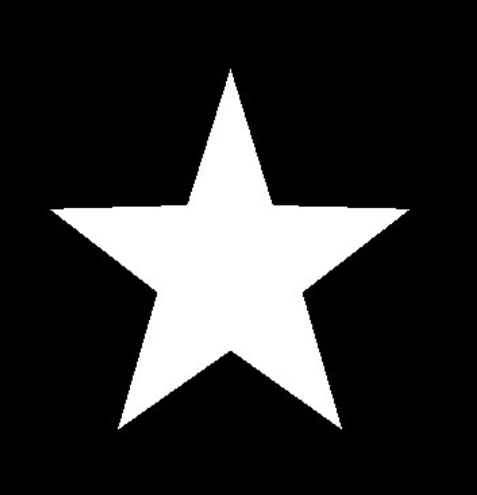
#> input picture 12.jpg, 477 x 495 px
$ python test.py
#> lines starting #> are read from the running program, lines starting #| are printed output that depends on the picture; after the words box and inside, x2 and y2 are one past the last pixel; in counts of white or black regions, pixels touching at a corner belong together; long printed decimals are rounded
import cv2
import numpy as np

rgb1 = cv2.imread('12.jpg')
#> rgb1 is the input picture: shape (495, 477, 3); min 0, max 255, mean 47.8
rgb2 = cv2.imread('12.jpg')
rgb3 = cv2.imread('12.jpg')

img = cv2.imread('12.jpg',0)
#> img: shape (495, 477); min 0, max 255, mean 47.8
ret,binary = cv2.threshold(img,100,255,cv2.THRESH_BINARY)
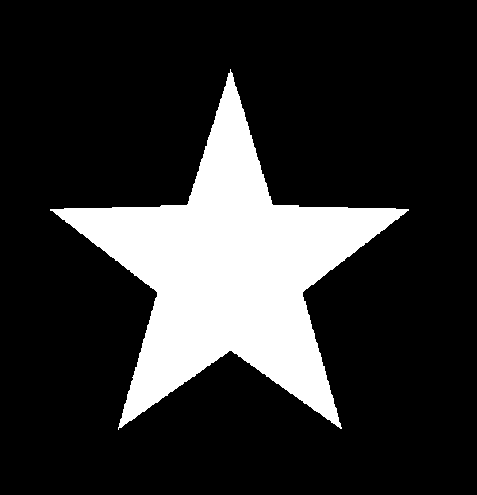
#> binary: shape (495, 477); 18.8% white; 1 white region
contours,layer_num = cv2.findContours(binary,cv2.RETR_LIST,cv2.CHAIN_APPROX_SIMPLE)
#> contours = 1 contour; box (x1, y1, x2, y2) and area: (50, 69, 409, 430) 43730; layer_num = [[-1, -1, -1, -1]]
#面积1
area1 = cv2.contourArea(contours[0])
#> area1 = 43730
#面积2
_,labels,stats,centroids = cv2.connectedComponentsWithStats(binary)
#> labels: shape (495, 477) int32; values 0 (black) and 1 (white), 18.8% white; 1 white region, box (x1, y1, x2, y2) and area: (50, 69, 409, 430) 44372
#> stats = [[0, 0, 477, 495, 191743], [50, 69, 359, 361, 44372]]; centroids = [[240, 241.7], [229.4, 270.1]]
area2 = stats[1][4]
#> area2 = 44372

#周长
length = cv2.arcLength(contours[0],True)
#> length = 1475.9

#得到外接矩形的左上角点坐标和长宽
x,y,w,h = cv2.boundingRect(contours[0])
#> x = 50; y = 69; w = 359; h = 361

#外接矩形
rect = cv2.rectangle(rgb1,(stats[1][0],stats[1][1]),(stats[1][0]+stats[1][2],stats[1][1]+stats[1][3]),(0,0,255),2)
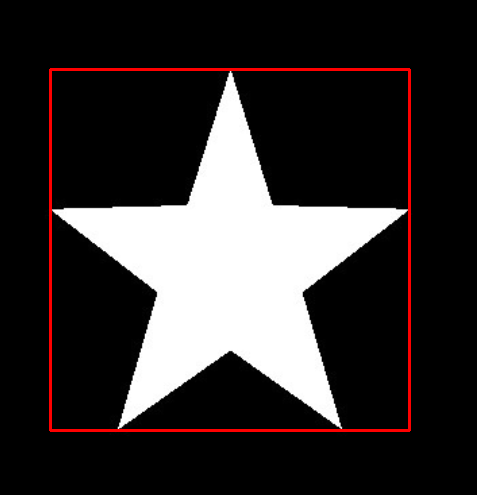
#> rect: shape (495, 477, 3); mean B, G, R 47.7, 47.7, 52.4
rect_area = w*h
#> rect_area = 129599

#最小外接矩形
min_rect = cv2.minAreaRect(contours[0])#返回的是一个元组，第一个元素是左上角点坐标组成的元组，第二个元素是矩形宽高组成的元组，第三个是旋转的角度
#> min_rect = ((237.3, 286), (364, 351.5), -37.87)
# print(min_rect)((530.0443725585938, 113.73445892333984), (40.497230529785156, 137.21890258789062), -86.68222045898438)

#获得最小外接矩形的四个角点坐标
box = cv2.boxPoints(min_rect)#返回的是一个numpy矩阵
#> box = [[201.6, 536.4], [-14.25, 259], [273.1, 35.51], [488.9, 313]]
min_rect_area = cv2.contourArea(box)
#> min_rect_area = 127947.7

#绘制最小外接矩形，通过多边形绘制的方法进行绘制
box = np.int0(box)#将其转换为整数，否则会报错
#> box = [[201, 536], [-14, 258], [273, 35], [488, 312]]
min_rect_img = cv2.polylines(rgb2,[box],True,(0,255,0),2)
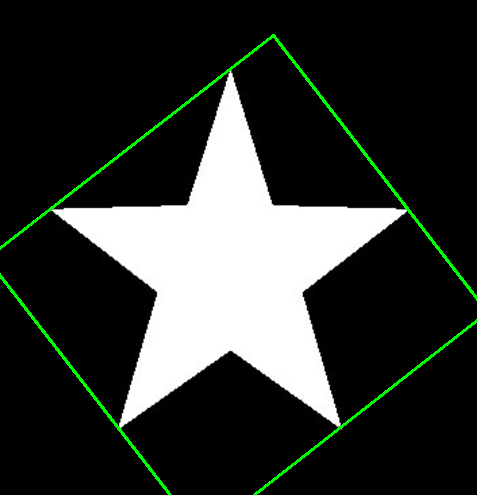
#> min_rect_img: shape (495, 477, 3); mean B, G, R 47.7, 51.9, 47.7

#细长度
min_rect_h = min_rect[1][0]
#> min_rect_h = 364
min_rect_w = min_rect[1][1]
#> min_rect_w = 351.5
e = min_rect_h / min_rect_w
#> e = 1.04

#区域占空比（轮廓区域面积除以最小外接矩形面积）
ee = area1 / min_rect_area
#> ee = 0.342

#质心
centroid = centroids[0]
#> centroid = [240, 241.7]

text1 = 'height:'+ str(int(min_rect[1][0]))
#> text1 = 'height:363'
text2 = "width:" + str(int(min_rect[1][1]))
#> text2 = 'width:351'
cv2.putText(rgb1,text1, (10, 30), 3, 0.5, (0, 255, 0), 1, cv2.LINE_AA, 0)
cv2.putText(rgb1,text2, (10, 60), 3, 0.5, (0, 255, 0), 1, cv2.LINE_AA, 0)
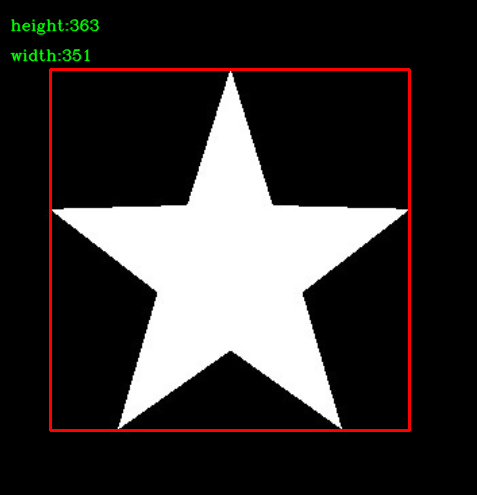
#> rgb1: shape (495, 477, 3); mean B, G, R 47.7, 48.5, 52.4
cv2.imshow('rect',rect)
cv2.imshow('min_rect',min_rect_img)
cv2.imshow('rgb',rgb3)
cv2.waitKey(0)

print(area1)
#| 43730.0
print(area2)
#| 44372
print(rect_area)
#| 129599
print(length)
#| 1475.852
print(min_rect_area)
#| 127947.702
print(e)
#| 1.035
print(ee)
#| 0.3418
print(centroid)
#| [239.987 241.664]
